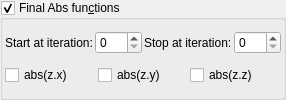
    <widget class="MyGroupBox" name="groupCheck_transf_function_enabledP_false">
     <property name="title">
      <string>Final Abs fun&amp;ctions</string>
     </property>
     <property name="checkable">
      <bool>true</bool>
     </property>
     <layout class="QVBoxLayout" name="verticalLayout_12" stretch="0,0">
      <property name="spacing">
       <number>2</number>
      </property>
      <property name="leftMargin">
       <number>2</number>
      </property>
      <property name="topMargin">
       <number>2</number>
      </property>
      <property name="rightMargin">
       <number>2</number>
      </property>
      <property name="bottomMargin">
       <number>2</number>
      </property>
      <item>
       <layout class="QGridLayout" name="gridLayout_67">
        <property name="spacing">
         <number>2</number>
        </property>
        <item row="1" column="2">
         <widget class="QLabel" name="label_254">
          <property name="text">
           <string>Stop at iteration:</string>
          </property>
         </widget>
        </item>
        <item row="1" column="3">
         <widget class="MySpinBox" name="spinboxInt_transf_stop_iterations_H">
          <property name="sizePolicy">
           <sizepolicy hsizetype="Minimum" vsizetype="Maximum">
            <horstretch>0</horstretch>
            <verstretch>0</verstretch>
           </sizepolicy>
          </property>
          <property name="maximum">
           <number>999</number>
          </property>
         </widget>
        </item>
        <item row="1" column="1">
         <widget class="MySpinBox" name="spinboxInt_transf_start_iterations_H">
          <property name="sizePolicy">
           <sizepolicy hsizetype="Minimum" vsizetype="Maximum">
            <horstretch>0</horstretch>
            <verstretch>0</verstretch>
           </sizepolicy>
          </property>
          <property name="maximum">
           <number>999</number>
          </property>
         </widget>
        </item>
        <item row="1" column="0">
         <widget class="QLabel" name="label_258">
          <property name="text">
           <string>Start at iteration:</string>
          </property>
         </widget>
        </item>
       </layout>
      </item>
      <item>
       <layout class="QGridLayout" name="gridLayout_68" columnstretch="0,0,0,0">
        <property name="spacing">
         <number>2</number>
        </property>
        <item row="0" column="1">
         <widget class="QCheckBox" name="checkBox_transf_function_enabledCx_false">
          <property name="text">
           <string notr="true">abs(z.x)</string>
          </property>
         </widget>
        </item>
        <item row="0" column="2">
         <widget class="QCheckBox" name="checkBox_transf_function_enabledCy_false">
          <property name="text">
           <string notr="true">abs(z.y)</string>
          </property>
         </widget>
        </item>
        <item row="0" column="3">
         <widget class="QCheckBox" name="checkBox_transf_function_enabledCz_false">
          <property name="text">
           <string notr="true">abs(z.z)</string>
          </property>
         </widget>
        </item>
       </layout>
      </item>
     </layout>
    </widget>
